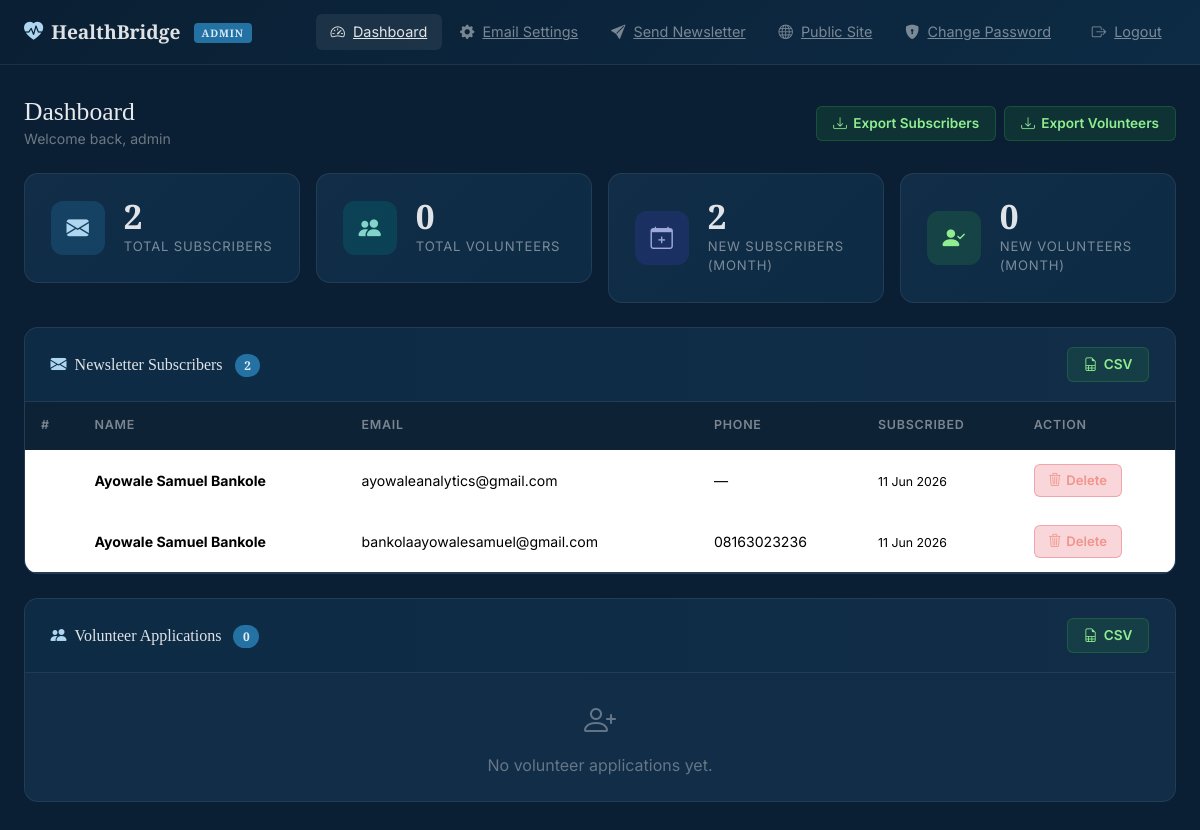
Screenshot of /admin/dashboard (signed in) with the database file from the repository.
### models.py (models this page shows, shortened)
class AdminUser(UserMixin, db.Model):
    __tablename__ = 'admin_users'
    id = db.Column(db.Integer, primary_key=True)
    username = db.Column(db.String(80), unique=True, nullable=False)
    password_hash = db.Column(db.String(256), nullable=False)

class Subscriber(db.Model):
    __tablename__ = 'subscribers'
    id = db.Column(db.Integer, primary_key=True)
    full_name = db.Column(db.String(120), nullable=False)
    email = db.Column(db.String(120), unique=True, nullable=False)
    phone = db.Column(db.String(20), nullable=True)
    date_subscribed = db.Column(db.DateTime, default=datetime.utcnow)

### app.py (the view)
@app.route('/admin/dashboard')
@login_required
def admin_dashboard():
    subscribers = Subscriber.query.order_by(Subscriber.date_subscribed.desc()).all()
    volunteers  = Volunteer.query.order_by(Volunteer.date_submitted.desc()).all()
    now         = datetime.utcnow()
    stats = {
        'total_subscribers':    Subscriber.query.count(),
        'total_volunteers':     Volunteer.query.count(),
        'new_this_month':       Subscriber.query.filter(
            db.extract('month', Subscriber.date_subscribed) == now.month,
            db.extract('year',  Subscriber.date_subscribed) == now.year,
        ).count(),
        'volunteers_this_month': Volunteer.query.filter(
            db.extract('month', Volunteer.date_submitted) == now.month,
            db.extract('year',  Volunteer.date_submitted) == now.year,
        ).count(),
    }
    return render_template('admin_dashboard.html',
                           subscribers=subscribers,
                           volunteers=volunteers,
                           stats=stats)

### app.py (called while the page is built)
@login_manager.user_loader
def load_user(user_id):
    return AdminUser.query.get(int(user_id))

### templates/admin_dashboard.html (shortened to what this page needs)
{% extends "admin_base.html" %}
{% block content %}
<div class="d-flex align-items-center justify-content-between mb-4 flex-wrap gap-3">
  <div>
    <h1 style="color:rgba(255,255,255,.9);font-family:'Merriweather',serif;font-size:1.6rem;margin:0;">Dashboard</h1>
    <p style="color:rgba(255,255,255,.4);font-size:.88rem;margin:0;">Welcome back, {{ current_user.username }}</p>
  </div>
  <div class="d-flex gap-2 flex-wrap">
    <a href="{{ url_for('export_subscribers') }}" class="btn-adm-export"><i class="bi bi-download"></i> Export Subscribers</a>
    <a href="{{ url_for('export_volunteers') }}" class="btn-adm-export"><i class="bi bi-download"></i> Export Volunteers</a>
  </div>
</div>
<div class="row g-3 mb-4">
  <div class="col-sm-6 col-xl-3">
    <div class="stat-card">
      <div class="stat-icon blue"><i class="bi bi-envelope-fill"></i></div>
      <div>
        <div class="stat-num">{{ stats.total_subscribers }}</div>
        <div class="stat-label">Total Subscribers</div>
      </div>
    </div>
  </div>
  <div class="col-sm-6 col-xl-3">
    <div class="stat-card">
      <div class="stat-icon teal"><i class="bi bi-people-fill"></i></div>
      <div>
        <div class="stat-num">{{ stats.total_volunteers }}</div>
        <div class="stat-label">Total Volunteers</div>
      </div>
    </div>
  </div>
  <div class="col-sm-6 col-xl-3">
    <div class="stat-card">
      <div class="stat-icon indigo"><i class="bi bi-calendar-plus"></i></div>
      <div>
        <div class="stat-num">{{ stats.new_this_month }}</div>
        <div class="stat-label">New Subscribers (Month)</div>
      </div>
    </div>
  </div>
  <div class="col-sm-6 col-xl-3">
    <div class="stat-card">
      <div class="stat-icon green"><i class="bi bi-person-check-fill"></i></div>
      <div>
        <div class="stat-num">{{ stats.volunteers_this_month }}</div>
        <div class="stat-label">New Volunteers (Month)</div>
      </div>
    </div>
  </div>
</div>
<div class="admin-panel mb-4" id="subscribers">
  <div class="panel-header">
    <h5><i class="bi bi-envelope-fill me-2" style="color:#aed6f1"></i>Newsletter Subscribers <span class="panel-count ms-2">{{ subscribers|length }}</span></h5>
    <a href="{{ url_for('export_subscribers') }}" class="btn-adm-export btn-adm-sm"><i class="bi bi-file-earmark-spreadsheet"></i> CSV</a>
  </div>
  {% if subscribers %}
  <div class="table-responsive">
    <table class="table admin-table align-middle">
      <thead>
        <tr>
          <th>#</th><th>Name</th><th>Email</th><th>Phone</th><th>Subscribed</th><th>Action</th>
        </tr>
      </thead>
      <tbody>
        {% for s in subscribers %}
        <tr>
          <td><span style="color:rgba(255,255,255,.35);">{{ loop.index }}</span></td>
          <td><strong>{{ s.full_name }}</strong></td>
          <td>{{ s.email }}</td>
          <td>{{ s.phone or '—' }}</td>
          <td><small>{{ s.date_subscribed.strftime('%d %b %Y') }}</small></td>
          <td>
            <form action="{{ url_for('delete_subscriber', sub_id=s.id) }}" method="POST" onsubmit="return confirm('Delete this subscriber?')">
              <button type="submit" class="btn-adm-danger"><i class="bi bi-trash3"></i> Delete</button>
            </form>
          </td>
        </tr>
        {% endfor %}
      </tbody>
    </table>
  </div>
  {% else %}
  <div class="p-4 text-center" style="color:rgba(255,255,255,.35);">
    <i class="bi bi-inbox" style="font-size:2rem;display:block;margin-bottom:.5rem;"></i>
    No subscribers yet. Share the newsletter form on the public site.
  </div>
  {% endif %}
</div>
<div class="admin-panel" id="volunteers">
  <div class="panel-header">
    <h5><i class="bi bi-people-fill me-2" style="color:#aed6f1"></i>Volunteer Applications <span class="panel-count ms-2">{{ volunteers|length }}</span></h5>
    <a href="{{ url_for('export_volunteers') }}" class="btn-adm-export btn-adm-sm"><i class="bi bi-file-earmark-spreadsheet"></i> CSV</a>
  </div>
  {% if volunteers %}
  <div class="table-responsive">
    <table class="table admin-table align-middle">
      <thead>
        <tr>
          <th>#</th><th>Name</th><th>Email</th><th>Phone</th><th>Skills</th><th>Message</th><th>Submitted</th><th>Action</th>
        </tr>
      </thead>
      <tbody>
        {% for v in volunteers %}
        <tr>
          <td><span style="color:rgba(255,255,255,.35);">{{ loop.index }}</span></td>
          <td><strong>{{ v.full_name }}</strong></td>
          <td>{{ v.email }}</td>
          <td>{{ v.phone }}</td>
          <td><small>{{ v.skills or '—' }}</small></td>
          <td>
            {% if v.message %}
            <small style="opacity:.7;" title="{{ v.message }}">{{ v.message[:40] }}{% if v.message|length > 40 %}…{% endif %}</small>
            {% else %}—{% endif %}
          </td>
          <td><small>{{ v.date_submitted.strftime('%d %b %Y') }}</small></td>
          <td>
            <form action="{{ url_for('delete_volunteer', vol_id=v.id) }}" method="POST" onsubmit="return confirm('Delete this volunteer?')">
              <button type="submit" class="btn-adm-danger"><i class="bi bi-trash3"></i> Delete</button>
            </form>
          </td>
        </tr>
        {% endfor %}
      </tbody>
    </table>
  </div>
  {% else %}
  <div class="p-4 text-center" style="color:rgba(255,255,255,.35);">
    <i class="bi bi-person-plus" style="font-size:2rem;display:block;margin-bottom:.5rem;"></i>
    No volunteer applications yet.
  </div>
  {% endif %}
</div>
{% endblock %}

### templates/admin_base.html (shortened to what this page needs)
<!DOCTYPE html>
<html lang="en">
<head>
  <link href="https://cdn.jsdelivr.net/npm/bootstrap@5.3.3/dist/css/bootstrap.min.css" rel="stylesheet"/>
  <link href="https://cdn.jsdelivr.net/npm/bootstrap-icons@1.11.3/font/bootstrap-icons.min.css" rel="stylesheet"/>
  <link rel="stylesheet" href="{{ url_for('static', filename='css/admin.css') }}"/>
</head>
<body class="admin-body">
<nav class="navbar navbar-expand-lg admin-navbar">
  <div class="container-fluid px-4">
    <a class="navbar-brand" href="{{ url_for('admin_dashboard') }}">
      <i class="bi bi-heart-pulse-fill me-2" style="color:#aed6f1"></i>HealthBridge
      <span class="badge-admin">ADMIN</span>
    </a>
    <div class="collapse navbar-collapse" id="adminNav">
      <ul class="navbar-nav ms-auto align-items-lg-center gap-1">
        <li class="nav-item">
          <a class="admin-nav-link {% if request.endpoint=='admin_dashboard' %}active{% endif %}" href="{{ url_for('admin_dashboard') }}">
            <i class="bi bi-speedometer2"></i> Dashboard
          </a>
        </li>
        <li class="nav-item">
          <a class="admin-nav-link {% if request.endpoint=='admin_email_settings' %}active{% endif %}" href="{{ url_for('admin_email_settings') }}">
            <i class="bi bi-gear-fill"></i> Email Settings
          </a>
        </li>
        <li class="nav-item">
          <a class="admin-nav-link {% if request.endpoint=='admin_send_newsletter' %}active{% endif %}" href="{{ url_for('admin_send_newsletter') }}">
            <i class="bi bi-send-fill"></i> Send Newsletter
          </a>
        </li>
        <li class="nav-item">
          <a class="admin-nav-link" href="{{ url_for('index') }}" target="_blank">
            <i class="bi bi-globe"></i> Public Site
          </a>
        </li>
        <li class="nav-item">
          <a class="admin-nav-link {% if request.endpoint=='admin_change_password' %}active{% endif %}" href="{{ url_for('admin_change_password') }}">
            <i class="bi bi-shield-lock-fill"></i> Change Password
          </a>
        </li>
        <li class="nav-item ms-lg-2">
          <a class="admin-nav-link logout-link" href="{{ url_for('admin_logout') }}">
            <i class="bi bi-box-arrow-right"></i> Logout
          </a>
        </li>
      </ul>
    </div>
  </div>
</nav>
<div class="admin-wrapper">
  <div class="container-fluid px-4">
    {% block content %}{% endblock %}
  </div>
</div>
</body>
</html>

### static/css/admin.css (style rules this page uses)
:root { --adm-bg: #0a1f33; --adm-sidebar: #0d2b45; --adm-card: #112d47; --adm-border: rgba(255,255,255,.08); --adm-text: rgba(255,255,255,.87); --adm-muted: rgba(255,255,255,.45); --adm-accent: #2471a3; --adm-accent2: #1a5276; --sky-100: #d6eaf8; --sky-200: #aed6f1; }
body.admin-body { background: var(--adm-bg); color: var(--adm-text); font-family: 'Inter', 'Segoe UI', system-ui, sans-serif; min-height: 100vh; }
.admin-navbar { background: linear-gradient(135deg, var(--adm-bg) 0%, var(--adm-sidebar) 100%); border-bottom: 1px solid var(--adm-border); padding: .8rem 0; position: sticky; top: 0; z-index: 1040; }
.admin-navbar .navbar-brand { color: var(--adm-text) !important; font-family: 'Merriweather', Georgia, serif; font-size: 1.2rem; font-weight: 700; }
.admin-navbar .navbar-brand .badge-admin { background: var(--adm-accent); color: var(--sky-100); font-size: .65rem; font-weight: 700; letter-spacing: .08em; text-transform: uppercase; padding: .2rem .5rem; border-radius: 4px; margin-left: .5rem; vertical-align: middle; }
.admin-nav-link { color: var(--adm-muted) !important; font-size: .9rem; padding: .45rem .9rem !important; border-radius: 6px; transition: background .2s, color .2s; display: flex; align-items: center; gap: .5rem; }
.admin-nav-link:hover, .admin-nav-link.active { color: var(--adm-text) !important; background: rgba(255,255,255,.07); }
.admin-wrapper { padding: 2rem 0 4rem; }
.stat-card { background: linear-gradient(135deg, var(--adm-card) 0%, var(--adm-sidebar) 100%); border: 1px solid var(--adm-border); border-radius: 14px; padding: 1.6rem; display: flex; align-items: center; gap: 1.2rem; transition: transform .2s, box-shadow .2s; }
.stat-icon { width: 54px; height: 54px; border-radius: 12px; display: flex; align-items: center; justify-content: center; font-size: 1.4rem; flex-shrink: 0; }
.stat-icon.blue { background: rgba(36,113,163,.3); color: var(--sky-200); }
.stat-icon.teal { background: rgba(0,128,128,.25); color: #81d4c8; }
.stat-icon.indigo { background: rgba(60,60,180,.25); color: #9fa8da; }
.stat-icon.green { background: rgba(46,160,67,.2); color: #90ee90; }
.stat-card .stat-num { font-family: 'Merriweather', serif; font-size: 2.1rem; font-weight: 700; color: var(--adm-text); line-height: 1; }
.stat-card .stat-label { font-size: .82rem; color: var(--adm-muted); text-transform: uppercase; letter-spacing: .06em; margin-top: .2rem; }
.admin-panel { background: var(--adm-card); border: 1px solid var(--adm-border); border-radius: 14px; overflow: hidden; }
.admin-panel .panel-header { background: linear-gradient(90deg, var(--adm-sidebar), var(--adm-card)); padding: 1.2rem 1.6rem; border-bottom: 1px solid var(--adm-border); display: flex; align-items: center; justify-content: space-between; flex-wrap: wrap; gap: .8rem; }
.admin-panel .panel-header h5 { color: var(--adm-text); font-family: 'Merriweather', serif; font-size: 1rem; margin: 0; }
.admin-panel .panel-header .panel-count { background: var(--adm-accent); color: var(--white); font-size: .75rem; padding: .2rem .6rem; border-radius: 50px; font-weight: 600; }
.admin-table { color: var(--adm-text); margin: 0; font-size: .88rem; }
.admin-table thead th { background: rgba(0,0,0,.25); color: var(--adm-muted); font-size: .78rem; font-weight: 600; letter-spacing: .06em; text-transform: uppercase; border-color: var(--adm-border); padding: .9rem 1rem; }
.admin-table tbody tr { border-color: var(--adm-border); transition: background .15s; }
.admin-table td { padding: .85rem 1rem; vertical-align: middle; border-color: var(--adm-border); }
.btn-adm-sm { padding: .35rem .85rem; font-size: .82rem; border-radius: 6px; }
.btn-adm-danger { background: rgba(220,53,69,.2); color: #f1948a; border: 1px solid rgba(220,53,69,.3); border-radius: 6px; padding: .35rem .85rem; font-size: .82rem; font-weight: 600; transition: background .2s; display: inline-flex; align-items: center; gap: .3rem; }
.btn-adm-export { background: rgba(46,160,67,.15); color: #90ee90; border: 1px solid rgba(46,160,67,.3); border-radius: 6px; padding: .4rem 1rem; font-size: .85rem; font-weight: 600; display: inline-flex; align-items: center; gap: .4rem; text-decoration: none; transition: background .2s; }
#subscribers, #volunteers { scroll-margin-top: 80px; }

### rows the page displays
AdminUser: username "admin"
Subscriber: full_name "Ayowale Samuel Bankole", email "ayowaleanalytics@gmail.com", phone "—", date_subscribed "11 Jun 2026"
Subscriber: full_name "Ayowale Samuel Bankole", email "bankolaayowalesamuel@gmail.com", phone "08163023236", date_subscribed "11 Jun 2026"

### other values shown
{{ stats.total_subscribers }} "2"
{{ stats.total_volunteers }} "0"
{{ stats.new_this_month }} "2"
{{ stats.volunteers_this_month }} "0"
{{ subscribers|length }} "2"
{{ volunteers|length }} "0"
